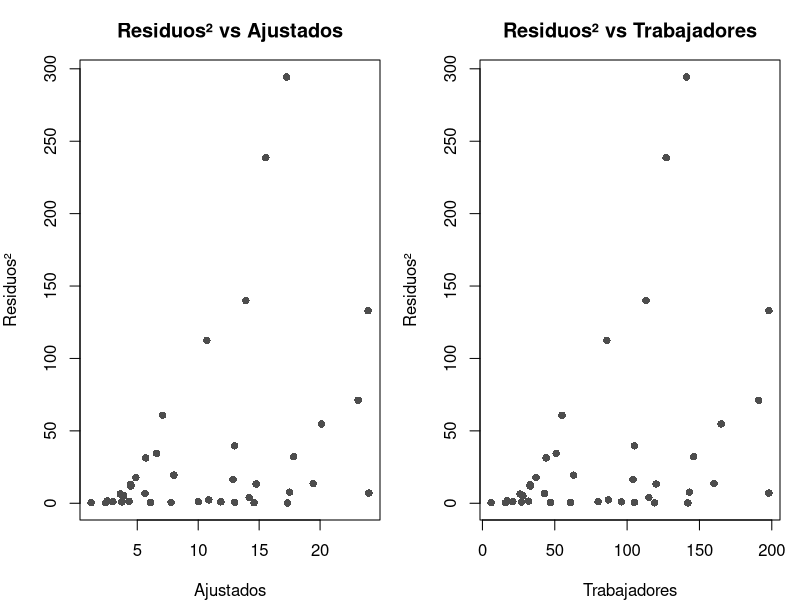

The R script that drew this image:
# ECONOMETRÍA — Capítulo 9 Script Teórico: Heterocedasticidad
# Autor: Carlos de Anta Puig
# Abre primero mEconometria.Rproj en RStudio.
pausa <- function(msg = "\n  [Pulsa ENTER para continuar...]") { cat(msg); invisible(readline()) }
library(tidyverse); library(readxl); library(lmtest); library(sandwich)
caso_b <- read_excel("data/caso_b_cifra_negocio.xlsx")
cat("\n=== ECONOMETRÍA — Tema 9: Heterocedasticidad ===\n")
pausa()
mod <- lm(cifra_negocio ~ trabajadores + inversion, data = caso_b)
cat("\n--- 1. DETECCIÓN GRÁFICA ---\n")
par(mfrow = c(1,2), mar = c(4,4,3,1))
plot(fitted(mod), residuals(mod)^2, pch=16, col="gray30", xlab="Ajustados", ylab="Residuos²", main="Residuos² vs Ajustados")
plot(caso_b$trabajadores, residuals(mod)^2, pch=16, col="gray30", xlab="Trabajadores", ylab="Residuos²", main="Residuos² vs Trabajadores")
par(mfrow = c(1,1))
pausa()
cat("\n--- 2. CONTRASTE BREUSCH-PAGAN ---\n\n")
bp <- bptest(mod, studentize = FALSE)   # Breusch-Pagan clásico, el mismo valor que Gretl
cat(sprintf("  Estadístico BP = %.3f, p-valor = %.4f\n", bp$statistic, bp$p.value))
cat(sprintf("  Decisión: %s\n", ifelse(bp$p.value < 0.05, "HETEROCEDASTICIDAD", "Homocedasticidad")))
pausa()
cat("\n--- 3. MCO ROBUSTA ---\n\n")
cat("  Errores estándar convencionales:\n"); print(coeftest(mod))
cat("\n  Errores estándar robustos (HC1):\n"); print(coeftest(mod, vcov = vcovHC(mod, type = "HC1")))
cat("\n=== FIN Script Tema 09 ===\n")
